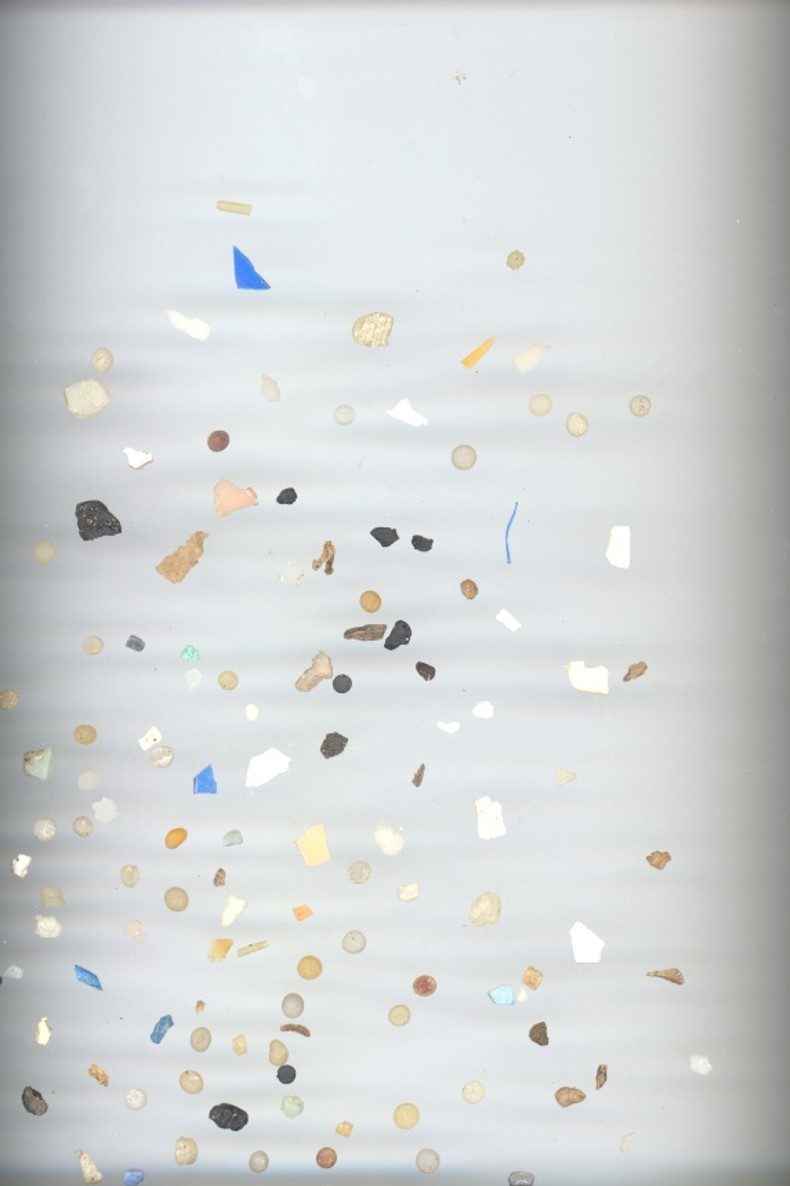
#> input picture P3/MPs_test.jpg, 790 x 1186 px, given in place of the camera
$ jupyter execute --allow-errors VC_P3.ipynb   (text cells are left out)
#> lines starting #> are read from the running program, lines starting #| are printed output that depends on the picture; after the words box and inside, x2 and y2 are one past the last pixel; in counts of white or black regions, pixels touching at a corner belong together
[cell 1]
import cv2
import numpy as np
import matplotlib.pyplot as plt
import csv
from scipy.optimize import least_squares

[cell 2]
cobre={16.25: 0.01, 18.75:0.02, 21.25: 0.05}
oro={19.75:0.1, 22.25: 0.2, 24.25:0.5}
plata = {23.25:1, 25.75:2}

ESC = 7                      # px por mm
CROMA_MINIMO  = 12     # por debajo, la moneda no es cobre ni oro: medida dudosa
H_CORTE       = 70     # grados: < cobre, > oro
vid = cv2.VideoCapture(0)


# Función que obtiene centro y radio óptimos por mínimos cuadrados
# [45 lines left out: functions minimosCuadrados, measure_coin, not called in this run]


def sort_points(pts):
    s = pts.sum(axis=1)
    d = np.diff(pts, axis=1).ravel()
    return np.array([pts[s.argmin()],   # arriba-izq
                     pts[d.argmin()],   # arriba-der
                     pts[s.argmax()],   # abajo-der
                     pts[d.argmax()]],  # abajo-izq
                    dtype=np.float32)

# Función que detecta las esquinas del folio
def find_whitepaper(frame, blur):
    _, th = cv2.threshold(blur, 0, 255, cv2.THRESH_BINARY + cv2.THRESH_OTSU)
    cnts, _ = cv2.findContours(th, cv2.RETR_EXTERNAL, cv2.CHAIN_APPROX_SIMPLE)
    if not cnts:
        return None

    c = max(cnts, key=cv2.contourArea)
    if cv2.contourArea(c) < 0.1 * frame.shape[0] * frame.shape[1]:
        return None

    # Perímetro y array de puntos de las esquinas del folio
    peri = cv2.arcLength(c, True)
    quad = cv2.approxPolyDP(c, 0.02 * peri, True)
    if len(quad) != 4:
        return None
    return sort_points(quad.reshape(4, 2).astype(np.float32))


# Función que obtiene la mediana de color del frame transformado, es decir del folio.
def ganancia_blanco(out, step=8):
    return np.median(out[::step, ::step].reshape(-1, 3), axis=0).astype(np.float32)

#Función para obtener el color de la moneda
# [35 lines left out: function color_moneda, not called in this run]


#Clase que representa una moneda trackeada, con su historial de diams, valor, color y frames analizados
from collections import deque
class Track:
    # [6 lines left out: function __init__, not called in this run]

tracks = []

# Función que añade una moneda o "track" si esta no está "trackeada"
# [17 lines left out: functions asociar, clasify_coin, not called in this run]

[cell 3]
vid = cv2.VideoCapture(0)
vid.set(cv2.CAP_PROP_FRAME_WIDTH, 1280)
vid.set(cv2.CAP_PROP_FRAME_HEIGHT, 720)
vid.set(cv2.CAP_PROP_AUTOFOCUS, 0)
vid.set(cv2.CAP_PROP_AUTO_WB, 0)

cv2.namedWindow("plano folio", cv2.WINDOW_NORMAL)
cv2.resizeWindow("plano folio", 800, 600)
frame_idx = 0
while True:
    ret, view = vid.read()
#> view is the input picture: shape (1186, 790, 3); mean B, G, R 213.9, 213.8, 210.9
    view_copy = view.copy()
    if ret:
        total_value = 0.0
        num_coins = 0
        frame_idx += 1
        gris = cv2.cvtColor(view_copy, cv2.COLOR_BGR2GRAY)
        blur = cv2.GaussianBlur(gris, (7, 7), 0)

        #Detecta las esquinas del folio
        corners = find_whitepaper(view_copy, blur)
#> in find_whitepaper, `_, th = cv2.threshold(blur, 0, 255, cv2.THRESH_BINARY + cv2.THRESH_OTSU)`:
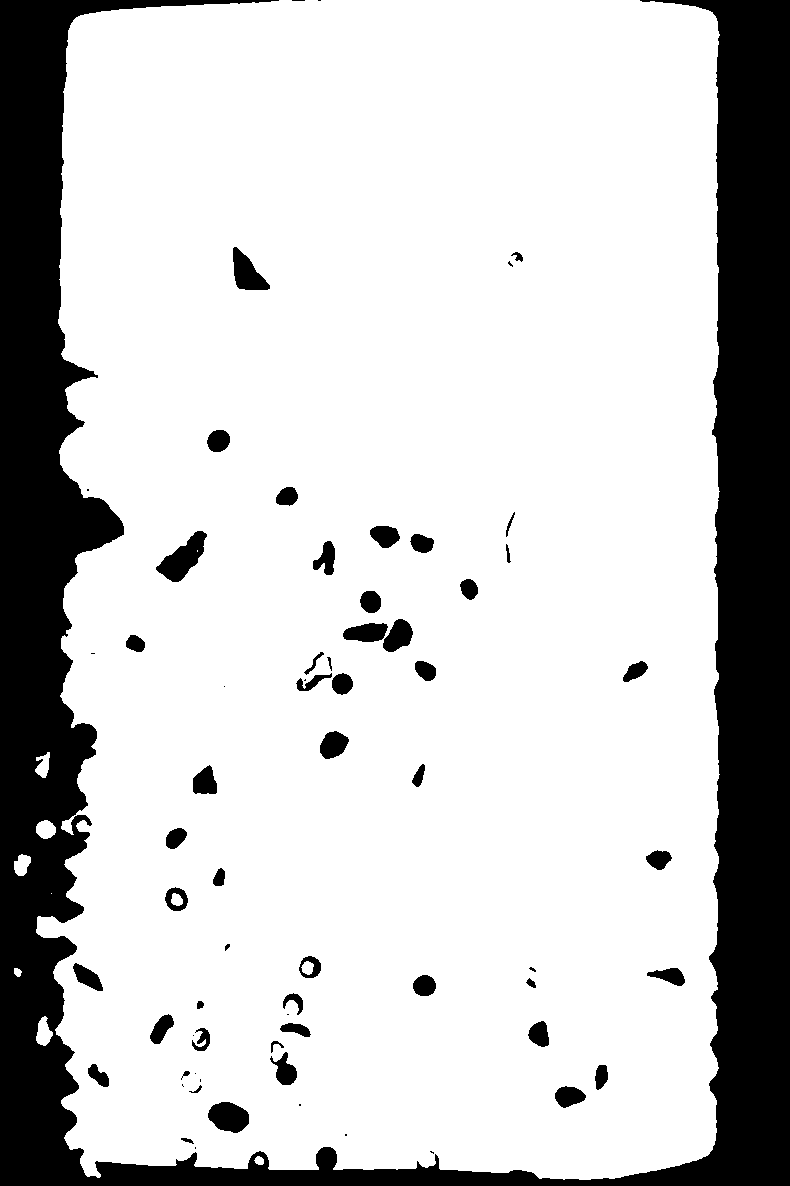
#> th: shape (1186, 790); 78.8% white; 67 black regions (17 under 20 px)
#> in find_whitepaper, `cnts, _ = cv2.findContours(th, cv2.RETR_EXTERNAL, cv2.CHAIN_APPROX_SIM..`: cnts = 8 contours, 1 with area under 20; largest, box (x1, y1, x2, y2) and area: (36, 0, 720, 1180) 750908, (36, 1016, 53, 1046) 289, (36, 820, 56, 839) 261, (14, 854, 31, 876) 238, (35, 752, 50, 778) 206, (254, 1156, 264, 1165) 54, (14, 968, 22, 977) 42
#> in find_whitepaper, `c = max(cnts, key=cv2.contourArea)`: c = contour of 1437 points, box (x1, y1, x2, y2) (36, 0, 720, 1180), area 750908
#> in find_whitepaper, `peri = cv2.arcLength(c, True)`: peri = 4480.3
#> in find_whitepaper, `quad = cv2.approxPolyDP(c, 0.02 * peri, True)`: quad = [[76, 17], [69, 1148], [707, 1155], [715, 16]]
#> in sort_points, `s = pts.sum(axis=1)`: s = [93, 1217, 1862, 731]
#> in sort_points, `d = np.diff(pts, axis=1).ravel()`: d = [-59, 1079, 448, -699]
#> corners = [[76, 17], [715, 16], [707, 1155], [69, 1148]]

        if corners is not None:

            circ = cv2.HoughCircles(blur, cv2.HOUGH_GRADIENT, dp=1.2, minDist=10, param1=90, param2=40, minRadius=20, maxRadius=80)
#> circ = None
            cv2.polylines(view_copy, [corners.astype(np.int32)], True, (0, 255, 0), 2)
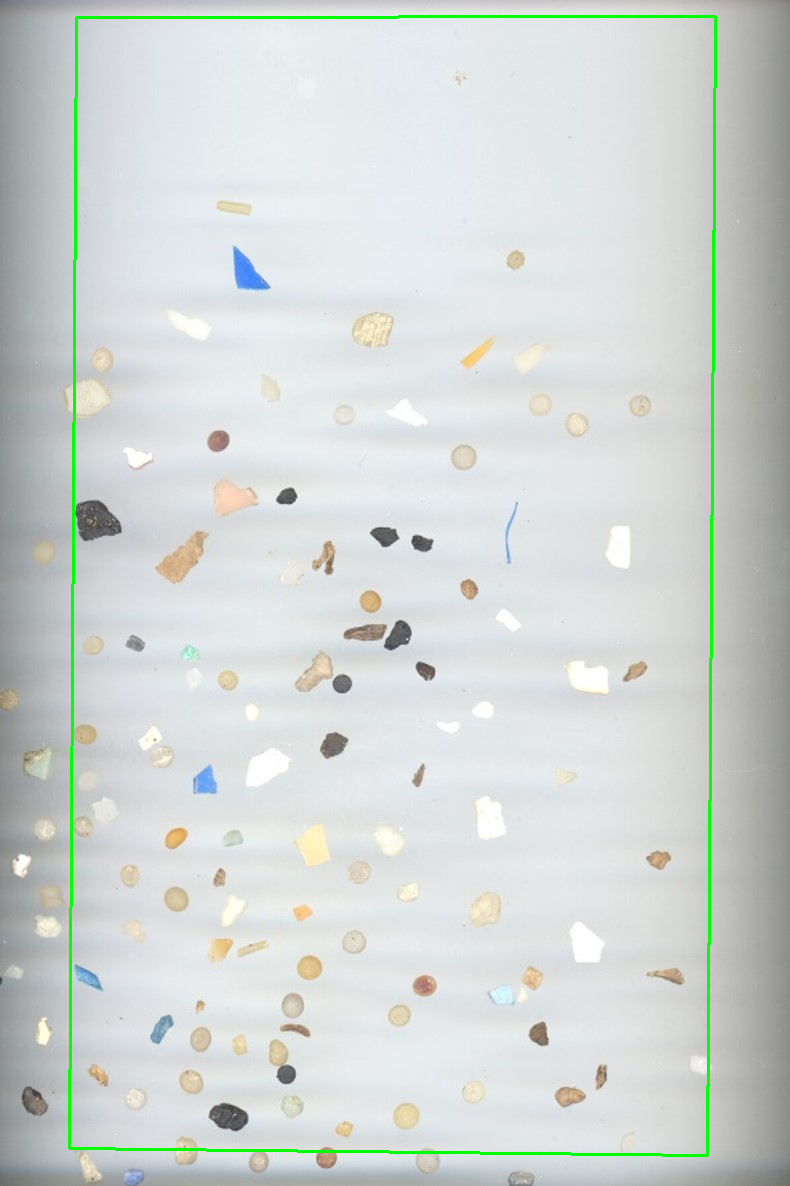
#> view_copy: shape (1186, 790, 3); 1.14% of pixels changed, all inside (x1, y1, x2, y2) = (68, 15, 717, 1157)

            # orientación: ¿el lado superior es el largo o el corto?
            h_side = np.linalg.norm(corners[1] - corners[0])
#> h_side = 639
            v_side = np.linalg.norm(corners[3] - corners[0])
#> v_side = 1131
            if h_side >= v_side:
                W, H = int(297 * ESC), int(210 * ESC)
            else:
                W, H = int(210 * ESC), int(297 * ESC)

            # Crea un nuevo frame que contenga solo el folio y realiza un cambio de perspectiva
            dst = np.float32([[0, 0], [W - 1, 0], [W - 1, H - 1], [0, H - 1]])
            M = cv2.getPerspectiveTransform(corners, dst)
#> M = [[2.32, 0.0143, -176.3], [0.00287, 1.84, -31.43], [1.11e-05, -1.24e-06, 1]]

            #Frame con el cambio de perspectiva, solo tiene el folio
            out = cv2.warpPerspective(view_copy, M, (W, H), flags=cv2.INTER_LINEAR)
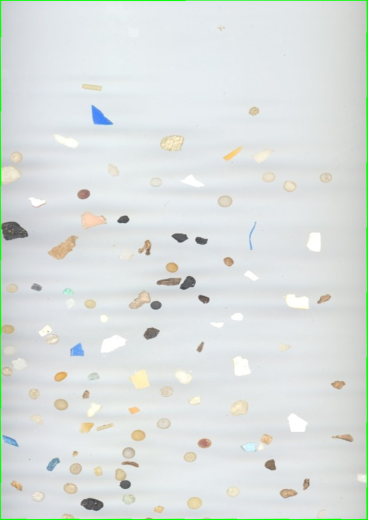
#> out: shape (2079, 1470, 3) (shown at 1/4 size); mean B, G, R 222.8, 224.6, 219.4

            #Ganancia de blanco en el folio
            ganancia = ganancia_blanco(out)
#> ganancia = [229, 228, 224]
            if circ is not None and M is not None:
                for x, y, r in circ[0]:
                    fixed_center, fixed_diam = measure_coin(x, y, r, M, ESC)

                    #Si hay diametros fuera de limites, pasamos
                    if fixed_diam > 26.15 or fixed_diam < 15.75:
                        continue

                    color = color_moneda(view, x, y, r, ganancia)

                    #Se obtiene un valor para el frame actual en base al color y diametro
                    if color=="cobre":
                        value = clasify_coin(fixed_diam, cobre)
                        num_coins += 1
                    elif color=="oro":
                        value = clasify_coin(fixed_diam, oro)
                        num_coins += 1
                    elif "bimetal"== color:
                        value = clasify_coin(fixed_diam, plata)
                        num_coins += 1
                    else:
                        value = None

                    #Se trackea la moneda si no lo estuviera y añade características
                    t = asociar(fixed_center[0] / ESC, fixed_center[1] / ESC)   # en mm
                    t.diams.append(fixed_diam)
                    if color is not None:
                        t.colores.append(color)
                    t.visto = frame_idx
                    if value is not None:
                        t.value.append(value)
                    cv2.circle(view_copy, (int(x), int(y)), int(r), (0, 255, 0), 2)

                    #Cuando se tiene suficientes frames de historial
                    if len(t.diams) >= 10:
                        if len(t.colores)==0 or len(t.value)==0 or len(t.diams)==0:
                            break

                        #Obtención de valores estimados
                        diam_est = np.median(t.diams)
                        color_est = max(set(t.colores), key=t.colores.count)
                        value_est = max(set(t.value), key=t.value.count)

                        if color=="cobre":
                            t.value.append(clasify_coin(diam_est, cobre))

                        elif color=="oro":
                            t.value.append(clasify_coin(diam_est, oro))

                        elif "bimetal"==color:
                            t.value.append(clasify_coin(diam_est, plata))

                        else:
                            value = None

                        #Se muestra el diámetro y si hay valor estimado, el valor
                        cv2.putText(view_copy, f"{diam_est:.2f}", (int(x - 60), int(y)),
                        cv2.FONT_HERSHEY_SIMPLEX, 0.9, (255, 0, 0), 2)

                        if value_est is not None:
                            total_value += value_est
                            cv2.putText(view_copy, f"{value_est:.2f}", (int(x + 5), int(y + 30)),cv2.FONT_HERSHEY_SIMPLEX, 1.3, (0, 0, 255), 2)

                cv2.putText(view_copy, f"Hay {num_coins} monedas, con un valor total de {total_value:.2f} euros", (20, 20), cv2.FONT_HERSHEY_SIMPLEX, 0.7, (160, 32, 240), 2)

            cv2.imshow("plano folio", out)
        #Se eliminan las monedas cada 30 frames
        tracks = [t for t in tracks if frame_idx - t.visto <= 30]
        cv2.imshow("camara", view_copy)
        if cv2.waitKey(20) == 27:
#> (key Esc is pressed here)
            break

vid.release()
cv2.destroyAllWindows()

[cell 4]
import os
import cv2
import numpy as np
import pandas as pd
import matplotlib.pyplot as plt

FEATURE_NAMES = ["circularidad"]

# función para cargar una imagen
def cargar(ruta):
#> called with ruta = './tarea2_img/fragment/FRA.png'
    if not os.path.exists(ruta):
        raise FileNotFoundError(f"No existe: {os.path.abspath(ruta)}")
    img = cv2.imread(ruta)
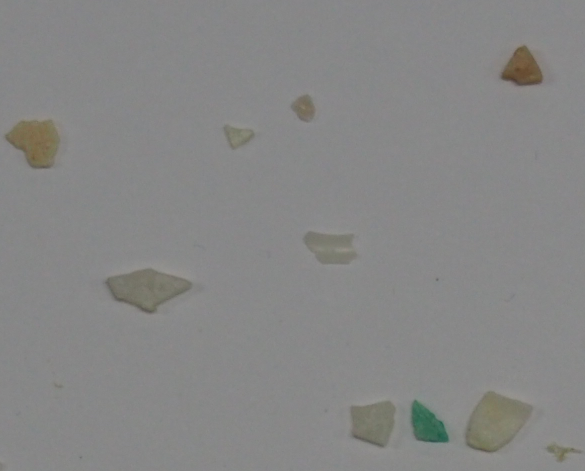
#> input picture P3/tarea2_img/fragment/FRA.png, 1170 x 942 px (shown at 1/2 size)
#> img is the input picture: shape (942, 1170, 3); mean B, G, R 133.5, 134.2, 134.1
    if img is None:
        raise ValueError(f"OpenCV no pudo leer: {ruta}")
    return cv2.cvtColor(img, cv2.COLOR_BGR2RGB)


# funcion que dada una imagen, devuelve una máscara binaria con las
# particulas de la imagen en blanco sobre negro
def segmentar(img_rgb, area_min=50, area_max=None, block_size=81, C=5, kernel=5):

#> called with area_min = 50, block_size = 81, C = 5, kernel = 5
    gris = cv2.cvtColor(img_rgb, cv2.COLOR_RGB2GRAY)
#> gris: shape (942, 1170)
    gris = cv2.GaussianBlur(gris, (5, 5), 0)

    # máscara con umbral adaptativo
    mask = cv2.adaptiveThreshold(gris, 255, cv2.ADAPTIVE_THRESH_GAUSSIAN_C,
                                 cv2.THRESH_BINARY_INV, block_size, C)
#> mask: shape (942, 1170); 2.5% white; 74 white regions (44 under 20 px), largest, box (x1, y1, x2, y2) and area: (206, 537, 385, 628) 3942, (823, 799, 898, 885) 3629, (930, 783, 1066, 906) 3567

    # Limpia ruido y pequeños huecos
    if kernel > 1:
        ker = cv2.getStructuringElement(
            cv2.MORPH_ELLIPSE, (kernel, kernel)
        )
        mask = cv2.morphologyEx(mask, cv2.MORPH_OPEN, ker)
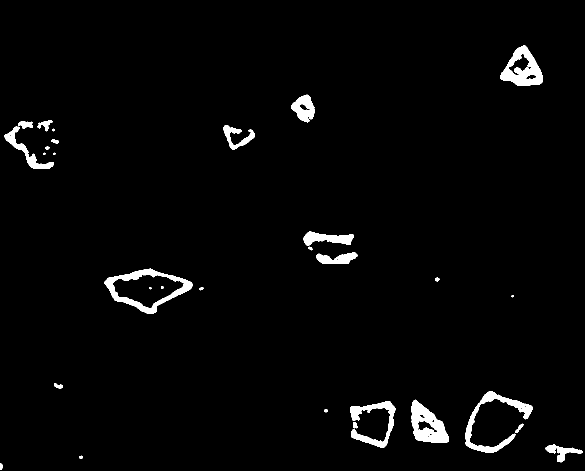
#> mask: shape (942, 1170) (shown at 1/2 size); 2.4% white; 30 white regions (4 under 20 px), largest, box (x1, y1, x2, y2) and area: (208, 537, 385, 628) 3879, (823, 799, 898, 885) 3599, (1000, 90, 1086, 172) 3484
        mask = cv2.morphologyEx(mask, cv2.MORPH_CLOSE, ker)
#> mask: shape (942, 1170); 2.4% white; 26 white regions (4 under 20 px)

    mask = rellenar_huecos(mask)

    # Eliminar y filtrar componentes conectados

    n, labels, stats, _ = cv2.connectedComponentsWithStats(mask, connectivity=8)

    result = np.zeros_like(mask)

    for i in range(1, n):  # El componente 0 corresponde al fondo.
        area = stats[i, cv2.CC_STAT_AREA]
        if area >= area_min and (area_max is None or area <= area_max):
            result[labels == i] = 255

    return result


def rellenar_huecos(mask):
    contornos, _ = cv2.findContours(mask, cv2.RETR_EXTERNAL, cv2.CHAIN_APPROX_NONE)
#> contornos = 24 contours, 4 with area under 20; largest, box (x1, y1, x2, y2) and area: (208, 537, 385, 628) 9246, (701, 802, 791, 896) 6116, (1000, 90, 1086, 172) 4257, (823, 799, 898, 885) 3970, (930, 783, 1066, 906) 3174
    result = np.zeros_like(mask)
    cv2.drawContours(result, contornos, -1, 255, thickness=cv2.FILLED)
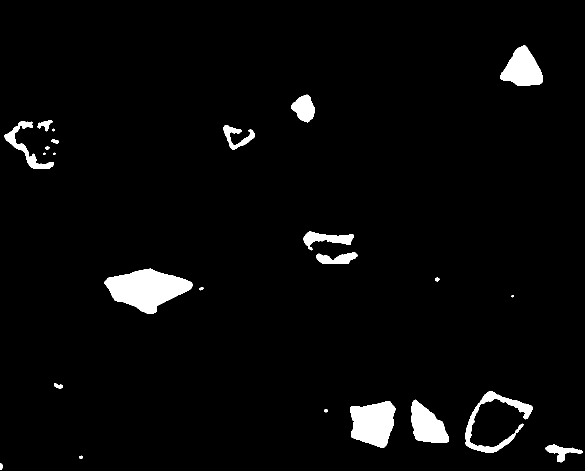
#> result: shape (942, 1170) (shown at 1/2 size); 3.4% white; 24 white regions (3 under 20 px), largest, box (x1, y1, x2, y2) and area: (208, 537, 385, 628) 9441, (701, 802, 791, 896) 6266, (1000, 90, 1086, 172) 4375
    return result


# función que dado un contorno, calcula sus características
# devuelve su circularidad y una tupla con las coordenadas
# de la caja que envuelve a la partícula
def caracteristicas_contorno(cnt):
    area = cv2.contourArea(cnt)
    perimetro = cv2.arcLength(cnt, True)

    if area <= 0 or perimetro <= 0:
        return None

    circularidad = 4 * np.pi * area / (perimetro ** 2)
    caja = cv2.boundingRect(cnt)

    return circularidad, caja


def lab_por_particula(img_rgb, cnt, lab_img, erosion=3):
    m = np.zeros(img_rgb.shape[:2], np.uint8)
    cv2.drawContours(m, [cnt], -1, 255, cv2.FILLED)
    if erosion > 1:  # quita el borde, donde se mezcla con el fondo
        m = cv2.erode(m, np.ones((erosion, erosion), np.uint8))
    if cv2.countNonZero(m) == 0:  # partícula demasiado pequeña
        return [np.nan, np.nan, np.nan]
    L, a, b, _ = cv2.mean(lab_img, mask=m)
    return [L, a, b]


# función que de una máscara binaria devuelve un DataFrame con
# las características de cada partícula, una lista con los contornos
# de cada particula, y una lista con la caja delimitadora de cada partícula
def extraer_particulas(mask, img_rgb=None):
    cnts, _ = cv2.findContours(mask, cv2.RETR_EXTERNAL, cv2.CHAIN_APPROX_NONE)

    # Lab en float32: así L va de 0 a 100 y a/b ya vienen centrados en 0
    lab_img = None
    if img_rgb is not None:
        lab_img = cv2.cvtColor(img_rgb.astype(np.float32) / 255.0, cv2.COLOR_RGB2LAB)

    filas, contornos, cajas, colores = [], [], [], []
    for c in cnts:
        r = caracteristicas_contorno(c)
        if r is None:
            continue
        caracteristicas, caja = r
        filas.append(caracteristicas)
        contornos.append(c)
        cajas.append(caja)
        if lab_img is not None:
            colores.append(lab_por_particula(img_rgb, c, lab_img))

    df = pd.DataFrame(filas, columns=FEATURE_NAMES)
    if lab_img is not None:
        df[["L", "a", "b"]] = np.array(colores)
    return df, contornos, cajas


# función para mostrar en una imagen las características de la misma
def mostrar_segmentacion(img_rgb, mask, cnts=None, bbs=None, titulo=""):
    vis = img_rgb.copy()
    if cnts is None:
        cnts, _ = cv2.findContours(mask, cv2.RETR_EXTERNAL, cv2.CHAIN_APPROX_NONE)
    cv2.drawContours(vis, cnts, -1, (0, 255, 0), 2)
    if bbs is not None:
        for i, (x, y, w, h) in enumerate(bbs):
            cv2.rectangle(vis, (x, y), (x + w, y + h), (255, 0, 0), 2)
            cv2.putText(vis, str(i), (x, y - 5), cv2.FONT_HERSHEY_SIMPLEX,
                        0.8, (255, 0, 0), 2)
    fig, ax = plt.subplots(1, 3, figsize=(15, 5))
    ax[0].imshow(img_rgb); ax[0].set_title("Original")
    ax[1].imshow(mask, cmap="gray"); ax[1].set_title("Máscara")
    ax[2].imshow(vis); ax[2].set_title("Contornos" + (" " + titulo if titulo else ""))
    for a in ax:
        a.axis("off")
    plt.tight_layout()
    plt.show()

[cell 5]
for ruta in ['./tarea2_img/fragment/FRA.png',
             './tarea2_img/pellet/PEL.png',
             './tarea2_img/alquitran/TAR.png']:
    img = cargar(ruta)
    mask = segmentar(img)
#> in segmentar, `n, labels, stats, _ = cv2.connectedComponentsWithStats(mask, connectiv..`: n = 25; stats = 25 rows, first 6: [0, 0, 1170, 942, 1064875], [1000, 90, 86, 82, 4375], [582, 189, 47, 56, 1719], [75, 240, 30, 23, 312], [9, 242, 99, 96, 1978], [446, 250, 64, 50, 1131]
#> (the rest of the program and of its run is left out)
